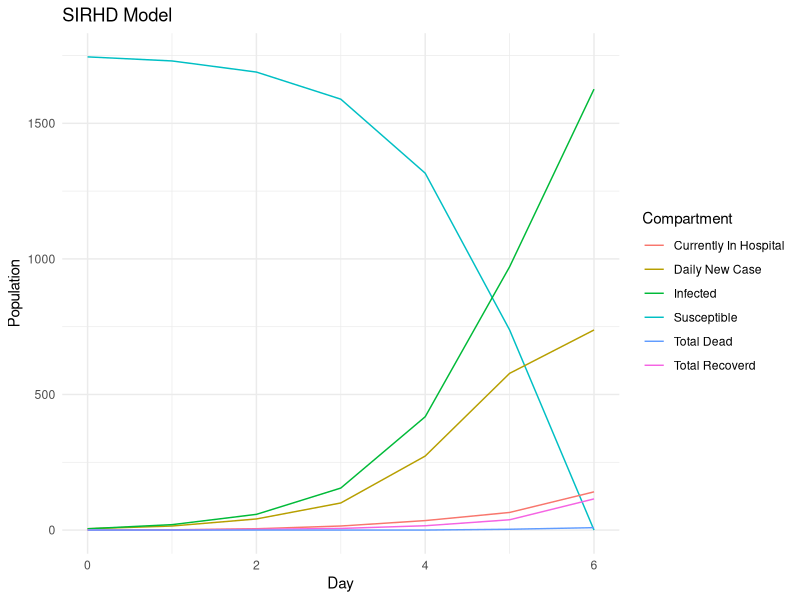
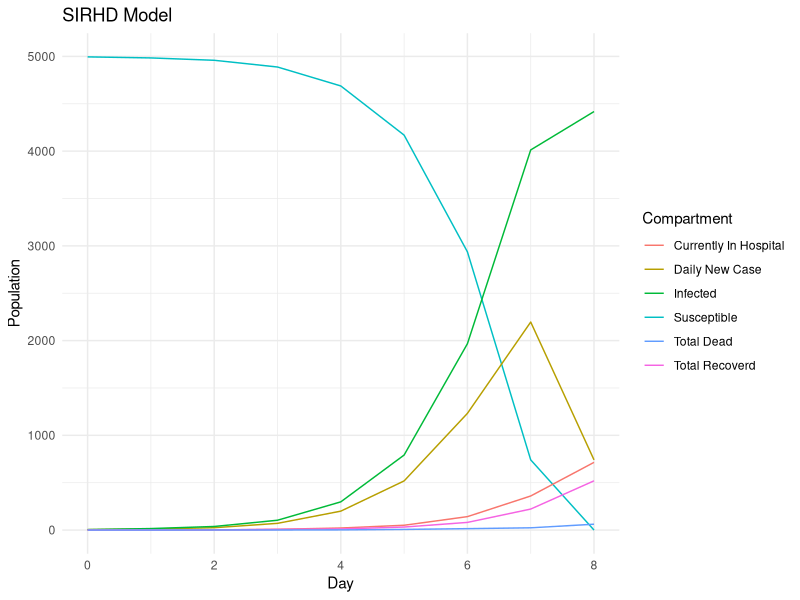

Generate these figures, in order, with R: (Note: this script raises an error after producing the figures.)
## ---- chunk 1
knitr::opts_chunk$set(echo = FALSE, message = FALSE, warning = FALSE)
library(dplyr)
library(ggplot2)
## ---- chunk 2
model.data = function(N, beta, I.0, p, epsilon, theta, gamma, TimeH, TimeNH){
  I.rate = beta/N
  psi = 1/TimeH
  lambda = 1/TimeNH
  curr.day = 0
  S = p * N - I.0
  NS.0 = N - S - I.0
  NS = NS.0
  NewInfected = I.0
  Total.Hospital = 0
  Total.NonHospital = 0
  Total.Infected = NewInfected + Total.Hospital + Total.NonHospital
  Total.Infective = NewInfected + Total.NonHospital
  Hospital.Recovered = 0
  NonHospital.Recovered = 0
  Hospital.Dead = 0
  NonHospital.Dead = 0
  Total.Recovered = Hospital.Recovered + NonHospital.Recovered
  Total.Dead = Hospital.Dead + NonHospital.Dead
  Pop = S + NS + Total.Infected + Total.Dead
  Leaving.Hospital = 0
  Leaving.NonHospital = 0
  Recovered.Hospital.today = 0
  Recovered.NonHospital.today = 0
  Entering.Hospital = 0
  
  # If you want a full table like the excel, uncomment all lines in the df below
  df = data_frame(Day = curr.day,
                  Susceptible = S,
                  Non.Susceptible = NS,
                  Daily.New.Case = NewInfected,
                  Total.In.Hospital = Total.Hospital,
                  # Total.NonHospital = Total.NonHospital,
                  Infected = Total.Infected,
                  # Total.Infective = Total.Infective,
                  # Recovered.In.Hospital = Hospital.Recovered,
                  # Dead.In.Hospital = Hospital.Dead,
                  Total.Recovered = Total.Recovered,
                  Total.Dead = Total.Dead)
  
  # Watch the disease until it ends (daily new case = 0) or at max 200 days
  while(Total.Infective * S > 0 & curr.day < 1000){
    curr.day = curr.day + 1
    
    # Number of individuals recovered from the infected in hospital (previous day)
    # First need to see how many are leaving the hospital
    Leaving.Hospital = rbinom(1, Total.Hospital, psi)
    # Then how many of those recovered
    Recovered.Hospital.today = rbinom(1, Leaving.Hospital, theta)
    Hospital.Recovered = Hospital.Recovered + Recovered.Hospital.today
    Hospital.Dead = Hospital.Dead + Leaving.Hospital - Recovered.Hospital.today
    
    # Number of individuals dead from the infected in hospital (previous day)
    # First need to see how many not in hospital are getting over disease
    NonHospital.leaving = rbinom(1, Total.NonHospital, lambda)
    # How many of those are recovering
    Recovered.NonHospital.today = rbinom(1, NonHospital.leaving, gamma)
    NonHospital.Recovered = NonHospital.Recovered + Recovered.NonHospital.today
    NonHospital.Dead = NonHospital.Dead + NonHospital.leaving - Recovered.NonHospital.today
    
    # Total number of recovered or dead so far (cumulative)
    Total.Recovered = Hospital.Recovered + NonHospital.Recovered
    Total.Dead = Hospital.Dead + NonHospital.Dead
    
    # Number of individuals hospitalized from the infected in the previous day
    Entering.Hospital = rbinom(1, NewInfected, epsilon)
    Total.Hospital =  Entering.Hospital + Total.Hospital - Leaving.Hospital
    Total.NonHospital = NewInfected + Total.NonHospital - Entering.Hospital - NonHospital.leaving
    
    # Newly infected case today and total actively infected so far
    NewInfected = min(S, rbinom(1, S * Total.Infective, I.rate))
    Total.Infected = NewInfected + Total.Hospital + Total.NonHospital
    
    # Susceptible population left
    S = S - NewInfected
    
    # Current non-susceptible group
    NS = NS.0 + Total.Recovered
    
    # Infective group that can spread the disease the next day
    Total.Infective = NewInfected + Total.NonHospital
    
    # Confirm population
    Pop = S + NS + Total.Infected + Total.Dead
    
    # If you want a full table like the excel, uncomment this
    # data = c(curr.day, S, NS, NewInfected, Total.Hospital, Total.NonHospital, Total.Infected, Total.Infective, Hospital.Recovered, Hospital.Dead, Total.Recovered, Total.Dead, Pop)
    data = c(curr.day, S, NS, NewInfected, Total.Hospital, Total.Infected, Total.Recovered, Total.Dead)
    df = rbind(df, data)
  }
  return(df)
}
model.plot = function(data){
  p = ggplot(data  = data, aes(x = Day)) +
        geom_line(aes(y = Susceptible, color = "Susceptible")) +
        geom_line(aes(y = Daily.New.Case, color = "Daily New Case")) +
        geom_line(aes(y = Infected, color = "Infected")) +
        geom_line(aes(y = Total.In.Hospital, color = "Currently In Hospital")) +
        geom_line(aes(y = Total.Recovered, color = "Total Recoverd")) +
        geom_line(aes(y = Total.Dead, color = "Total Dead")) +
        scale_color_discrete(name = "Compartment") +
        labs(y = "Population", title = "SIRHD Model") + 
        theme_minimal()
  return(p)
}
model.info = function(data){
  Last.Day = nrow(data)
  Status = ifelse(data[Last.Day,]$Daily.New.Case == 0, "Ended", "Going")
  Total.Death = data[Last.Day,]$Total.Dead
  Total.Infected = sum(data$Daily.New.Case)
  Max.New.Case = max(data$Daily.New.Case)
  Peak.Day.New.Case = data[data$Daily.New.Case == Max.New.Case,]$Day
  Max.In.Hospital = max(data$Total.In.Hospital)
  Peak.Day.Hospital= data[data$Total.In.Hospital == Max.In.Hospital,]$Day
  info = c(Last.Day, Status, Total.Death, Total.Infected, Max.New.Case, Peak.Day.New.Case, Max.In.Hospital, Peak.Day.Hospital)
  return(info)
}
# Confirm the model by calculating that all compartments sum to population at any day
model.confirm = function(data){
  data$Pop = data$S + data$NS + data$Total.Infected + data$Total.Dead
  return(data)
}
SIRHD.model = function(N, beta, I.0, p, epsilon, theta, gamma, TimeH, TimeNH){
  param = c(N, beta, epsilon, theta, gamma, TimeH, TimeNH)
  data = model.data(N, beta, I.0, p, epsilon, theta, gamma, TimeH, TimeNH)
  plot = model.plot(data)
  result_info = model.info(data)
  info = c(param, result_info)
  return(list(data,plot,info))
}

 test.model = SIRHD.model(3500, 4, 5, 0.5, 0.15, 0.9, 0.9, 10, 5)
 test.model
## ---- chunk 3
test.model = SIRHD.model(10000, 4, 5, 0.5, 0.2, 0.9, 0.9, 10, 5)
test.model[[1]]
test.model[[2]]
model.summary = cbind(c("Population", "Beta", "HospitalizationRate", "HospitalizedRecoveryRate", "NonHospitalizedRecoveryRate", "HospitalizationTime", "InfectionTime"), test.model[[3]][1:7], c("LastDay", "Status", "TotalDeath", "TotalInfected", "MaxNewCase", "PeakDayNewCase", "MaxInHospital", "PeakDayHospital"), test.model[[3]][8:15])
model.summary = as.data.frame(model.summary)
colnames(model.summary) = c("Parameter", "Value", "Result", "Value")
model.summary
## ---- chunk 4
I.0 = 5
S.rate = 0.5
# List of Explanatory Variables:
Pop.Lst = c(10000, 100000, 1000000)
Beta.Lst = c(1, 2, 4)
Hrate.Lst = c(0.05, 0.1, 0.15)
RrateH.Lst = c(0.9, 0.95)
RrateNH.Lst = c(0.9, 0.95)
TimeH.Lst = c(10, 15)
TimeNH.Lst = c(1, 5)
#Pop.Lst, Beta.Lst, Hrate.Lst, RrateH.Lst, RrateNH.Lst, TimeH.Lst, TimeNH.Lst
result_table = data.frame()
for(N in Pop.Lst){
  for(b in Beta.Lst){
    for(hr in Hrate.Lst){
      for(rrh in RrateH.Lst){
        for(rrnh in RrateNH.Lst){
          for(th in TimeH.Lst){
            for(tnh in TimeNH.Lst){
              model = SIRHD.model(N, b, I.0, S.rate, hr, rrh, rrnh, th, tnh)
              result_table = rbind(result_table, model[[3]], stringsAsFactors = FALSE)
            }
          }
        }
      }
    }
  }
}
colnames(result_table) = c("Population", "Beta", "HospitalizationRate", "HospitalizedRecoveryRate", "NonHospitalizedRecoveryRate", "HospitalizationTime", "InfectionTime", "LastDay", "Status", "TotalDeath", "TotalInfected", "MaxNewCase", "PeakDayNewCase", "MaxInHospital", "PeakDayHospital")
result_table[1:7] = as.data.frame(sapply(result_table[1:7], as.numeric))
result_table[1:7] = format(result_table[1:7], scientific = FALSE)
result_table[c(1:7,9)] = as.data.frame(sapply(result_table[c(1:7,9)], as.factor))
result_table[c(8,10:15)] = as.data.frame(sapply(result_table[c(8,10:15)], as.numeric))
numericPop = as.numeric(as.character(result_table$Population))
result_table$DeathProportion = result_table$TotalDeath / numericPop
result_table$InfectedProportion = result_table$TotalInfected / numericPop
result_table$MaxCaseProportion = result_table$MaxNewCase / numericPop
result_table$MaxHospitalProportion = result_table$MaxInHospital / numericPop

result_table <- result_table[-c(16:27)]
## ---- chunk 5
Death.Anova = aov(DeathProportion ~ Population + Beta + HospitalizationRate + HospitalizedRecoveryRate + NonHospitalizedRecoveryRate + HospitalizationTime + InfectionTime, data = result_table) 
summary(Death.Anova)
## ---- chunk 6
Infected.Anova = aov(InfectedProportion ~ Population + Beta + HospitalizationRate + HospitalizedRecoveryRate + NonHospitalizedRecoveryRate + HospitalizationTime + InfectionTime, data = result_table)
summary(Infected.Anova)
Infected.Anova1 = aov(InfectedProportion ~ Population * Beta * InfectionTime, data = result_table)
summary(Infected.Anova1)
avg.Beta = result_table %>% group_by(Beta) %>% summarise(Average.Infected.Proportion = mean(InfectedProportion))
avg.InfectionTime = result_table %>% group_by(InfectionTime) %>% summarise(Average.Infected.Proportion = mean(InfectedProportion))
# Tidy and combine two summary tables
avg.Beta$Var = "Transmission Rate"
names(avg.Beta) = c("Level", "Average.Infected.Proportion", "Var")
avg.InfectionTime$Var = "Infection Time"
names(avg.InfectionTime) = c("Level", "Average.Infected.Proportion", "Var")
avg.all = rbind(avg.Beta, avg.InfectionTime)
# Main Effect Plots
ggplot(avg.all, aes(x = Level, y = Average.Infected.Proportion, group = Var)) + 
  geom_line() +
  geom_point() + 
  facet_grid(cols = vars(Var), scales = "free_x") + 
  theme_bw() + 
  ggtitle("Main Effects Plot for Total Infected Proportion") + 
  geom_hline(yintercept = mean(result_table$InfectedProportion))
# Summarize by both variables
InfectedSummary = result_table %>% group_by(Beta, InfectionTime) %>% summarise(Average.Infected.Proportion = mean(InfectedProportion))
# Interaction Plot
ggplot(InfectedSummary, 
       aes(x = Beta, 
           y = Average.Infected.Proportion, 
           group = InfectionTime, 
           color = InfectionTime)) + 
  geom_line() + 
  geom_point() + 
  theme_bw() + 
  ggtitle("Interaction Plot for Infected Proportion")
## ---- chunk 7
NewCase.Anova = aov(MaxCaseProportion ~ Population + Beta + HospitalizationRate + HospitalizedRecoveryRate + NonHospitalizedRecoveryRate + HospitalizationTime + InfectionTime, data = result_table)
summary(NewCase.Anova)
## ---- chunk 8
PeakDay.Anova = aov(PeakDayNewCase ~ Population + Beta + HospitalizationRate + HospitalizedRecoveryRate + NonHospitalizedRecoveryRate + HospitalizationTime + InfectionTime, data = result_table)
summary(PeakDay.Anova)
## ---- chunk 9
Hospital.Anova = aov(MaxHospitalProportion ~ Population + Beta + HospitalizationRate + HospitalizedRecoveryRate + NonHospitalizedRecoveryRate + HospitalizationTime + InfectionTime, data = result_table)
summary(Hospital.Anova)
## ---- chunk 10
PeakDayH.Anova = aov(PeakDayHospital ~ Population + Beta + HospitalizationRate + HospitalizedRecoveryRate + NonHospitalizedRecoveryRate + HospitalizationTime + InfectionTime, data = result_table)
summary(PeakDayH.Anova)
## ---- chunk 11
NewCase.Anova = aov(MaxCaseProportion ~ Population + Beta + HospitalizationRate + HospitalizedRecoveryRate + NonHospitalizedRecoveryRate + HospitalizationTime + InfectionTime , data = result_table)
summary(NewCase.Anova)
## ---- chunk 12
PeakDay.Anova = aov(PeakDayNewCase ~ Population + Beta + HospitalizationRate + HospitalizedRecoveryRate + NonHospitalizedRecoveryRate + HospitalizationTime + InfectionTime, data = result_table)
summary(PeakDay.Anova)
## ---- chunk 13
Hospital.Anova = aov(MaxHospitalProportion ~ Population + Beta + HospitalizationRate + HospitalizedRecoveryRate + NonHospitalizedRecoveryRate + HospitalizationTime + InfectionTime + Beta:InfectionTime, data = result_table)
summary(Hospital.Anova)
## ---- chunk 14
PeakDayH.Anova = aov(PeakDayHospital ~ Population + Beta + HospitalizationRate + HospitalizedRecoveryRate + NonHospitalizedRecoveryRate + HospitalizationTime + InfectionTime, data = result_table)
summary(PeakDayH.Anova)
